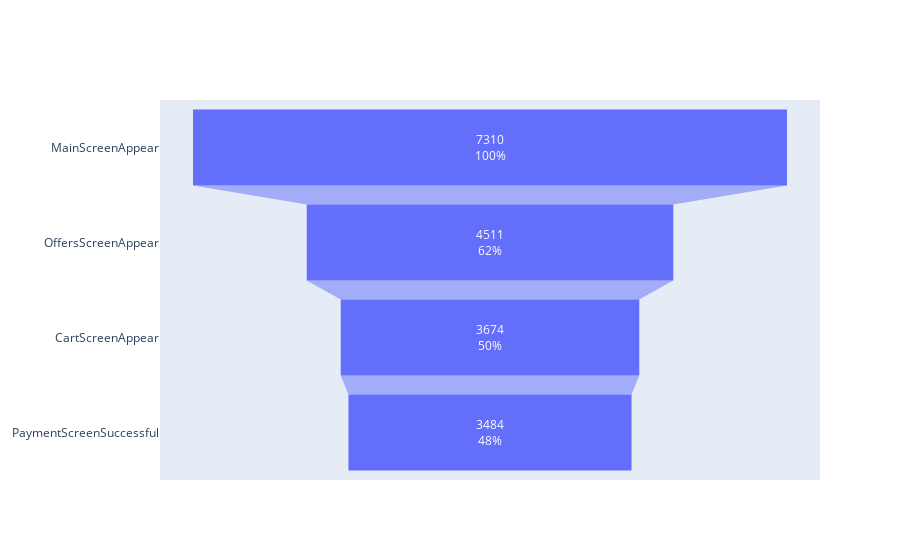

Here is the notebook cell this chart was saved with:
### Markdown cell above
### Какая доля пользователей доходит от первого события до оплаты?
<a id="conversion_first_event_purchase"></a>

### Code cell
#посмотрим воронку от первоначального числа пользователей
fig = go.Figure(go.Funnel(
    y = funnel['event_name'],
    x = funnel['hash'],
    textposition = 'inside',
    textinfo = 'value+percent initial'))

fig.show()

### Figure 1 — Plotly figure (JSON) as saved in the notebook; plotly's stock layout.template omitted (floating-point values rounded to 4 significant figures)
{"data": [{"textinfo": "value+percent initial", "textposition": "inside", "type": "funnel", "x": [7310, 4511, 3674, 3484], "y": ["MainScreenAppear", "OffersScreenAppear", "CartScreenAppear", "PaymentScreenSuccessful"]}], "layout": {}}
